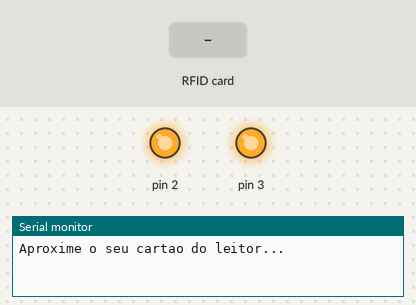
The sketch below on a simulated Arduino Uno, built with avr-gcc and run on an emulated ATmega328P. On the bench: output pins drawn as LEDs (lit = HIGH), the last lines printed to the serial monitor. The test bench sets the inputs (shaded band). Pins used as bus, display or sensor lines are not drawn.

Above: at 1.2 s.
1.3 s: RFID card 45 A0 D2 65 held to the reader
At 1.7 s:
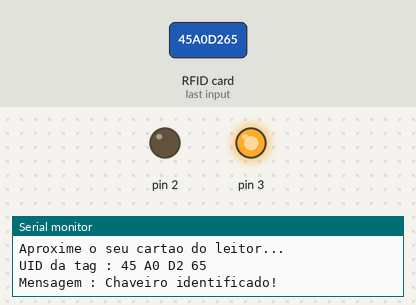
2.8 s: RFID card 78 F2 65 10 held to the reader
At 4.0 s:
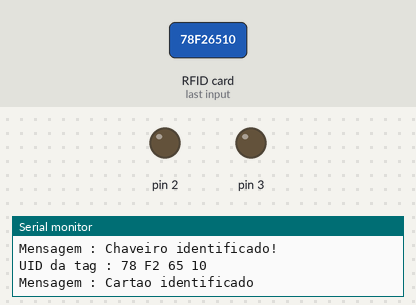
4.3 s: RFID card 45 A0 D2 65 held to the reader
At 6.7 s:
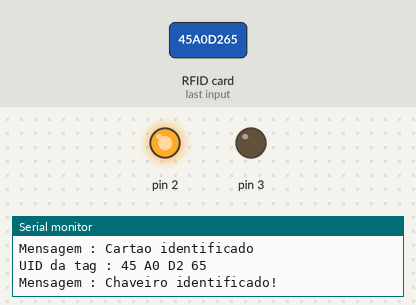
Timing chart, 0 to 8.2 s (numbered marks = the images above; inputs shaded):
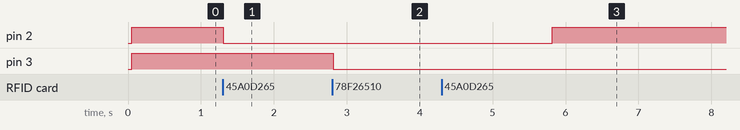

Measured:
- after the input at 1.3 s, pin 2: HIGH → LOW at once
- after the input at 2.8 s, pin 3: HIGH → LOW at once
- after the input at 4.3 s, pin 2: LOW → HIGH after 1.5 s

The sketch:

RFID_RELE.ino
```cpp
#include <SPI.h>
#include <MFRC522.h>
#define SS_PIN 10
#define RST_PIN 9
MFRC522 mfrc522(SS_PIN, RST_PIN);   // Cria instância com MFRC522


char st[20];


void setup()
{
  Serial.begin(9600);   // Inicia comunicação Serial
  SPI.begin();          // Inicia comunicação SPI bus
  mfrc522.PCD_Init();   // Inicia MFRC522

  Serial.println("Aproxime o seu cartao do leitor...");
  Serial.println();

  pinMode(2,OUTPUT);
  pinMode(3,OUTPUT);
  digitalWrite(2,HIGH);
  digitalWrite(3,HIGH);
}


void loop()
{
  // Verifica novos cartões
  if ( ! mfrc522.PICC_IsNewCardPresent())
  {
    return;
  }
  // Seleciona um dos cartões
  if ( ! mfrc522.PICC_ReadCardSerial())
  {
    return;
  }

  // Mostra UID na serial
  Serial.print("UID da tag :");
  String conteudo= "";
  byte letra;
  for (byte i = 0; i < mfrc522.uid.size; i++)
  {
     Serial.print(mfrc522.uid.uidByte[i] < 0x10 ? " 0" : " ");
     Serial.print(mfrc522.uid.uidByte[i], HEX);
     conteudo.concat(String(mfrc522.uid.uidByte[i] < 0x10 ? " 0" : " "));
     conteudo.concat(String(mfrc522.uid.uidByte[i], HEX));
  }
  Serial.println();
  Serial.print("Mensagem : ");
  conteudo.toUpperCase();

  if (conteudo.substring(1) == "45 A0 D2 65") //UID 1 - Chaveiro
  {
    Serial.println("Chaveiro identificado!");
    Serial.println();
    digitalWrite(2,!digitalRead(2));
    delay(1500);

  }

  if (conteudo.substring(1) == "78 F2 65 10") //UID 2 - Cartao
  {
    Serial.println("Cartao identificado");
    Serial.println();
    digitalWrite(3,!digitalRead(3));
    delay(3000);

  }


} //end loop
```
